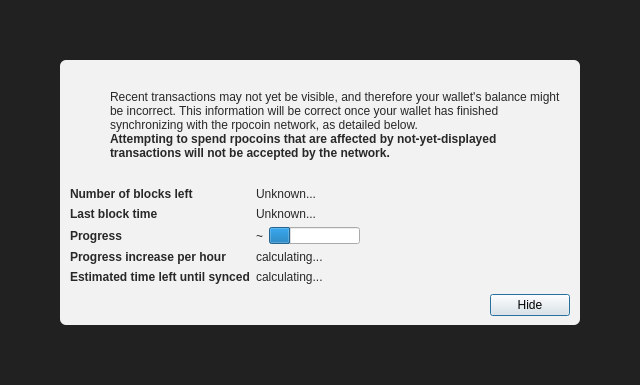
<?xml version="1.0" encoding="UTF-8"?>
<ui version="4.0">
 <class>ModalOverlay</class>
 <widget class="ModalOverlay" name="ModalOverlay">
  <property name="geometry">
   <rect>
    <x>0</x>
    <y>0</y>
    <width>640</width>
    <height>385</height>
   </rect>
  </property>
  <property name="windowTitle">
   <string>Form</string>
  </property>
  <layout class="QVBoxLayout" name="verticalLayout" stretch="0">
   <property name="sizeConstraint">
    <enum>QLayout::SetDefaultConstraint</enum>
   </property>
   <property name="leftMargin">
    <number>0</number>
   </property>
   <property name="topMargin">
    <number>0</number>
   </property>
   <property name="rightMargin">
    <number>0</number>
   </property>
   <property name="bottomMargin">
    <number>0</number>
   </property>
   <item>
    <widget class="QWidget" name="bgWidget" native="true">
     <property name="styleSheet">
      <string notr="true">#bgWidget { background: rgba(0,0,0,220); }</string>
     </property>
     <layout class="QVBoxLayout" name="verticalLayoutMain" stretch="1">
      <property name="leftMargin">
       <number>60</number>
      </property>
      <property name="topMargin">
       <number>60</number>
      </property>
      <property name="rightMargin">
       <number>60</number>
      </property>
      <property name="bottomMargin">
       <number>60</number>
      </property>
      <item>
       <widget class="QWidget" name="contentWidget" native="true">
        <property name="styleSheet">
         <string notr="true">#contentWidget { background: rgba(255,255,255,240); border-radius: 6px; }

QLabel { color: rgb(40,40,40);  }</string>
        </property>
        <layout class="QVBoxLayout" name="verticalLayoutSub" stretch="1,0,0,0">
         <property name="spacing">
          <number>0</number>
         </property>
         <property name="leftMargin">
          <number>10</number>
         </property>
         <property name="topMargin">
          <number>10</number>
         </property>
         <property name="rightMargin">
          <number>10</number>
         </property>
         <property name="bottomMargin">
          <number>10</number>
         </property>
         <item>
          <layout class="QHBoxLayout" name="horizontalLayoutIconText" stretch="0,1">
           <property name="topMargin">
            <number>20</number>
           </property>
           <item>
            <layout class="QVBoxLayout" name="verticalLayoutIcon">
             <property name="leftMargin">
              <number>0</number>
             </property>
             <item>
              <widget class="QPushButton" name="warningIcon">
               <property name="enabled">
                <bool>false</bool>
               </property>
               <property name="text">
                <string/>
               </property>
               <property name="icon">
                <iconset>
                 <normaloff>:/icons/warning</normaloff>
                 <disabledoff>:/icons/warning</disabledoff>:/icons/warning</iconset>
               </property>
               <property name="iconSize">
                <size>
                 <width>48</width>
                 <height>48</height>
                </size>
               </property>
               <property name="flat">
                <bool>true</bool>
               </property>
              </widget>
             </item>
             <item>
              <spacer name="verticalSpacerWarningIcon">
               <property name="orientation">
                <enum>Qt::Vertical</enum>
               </property>
               <property name="sizeHint" stdset="0">
                <size>
                 <width>20</width>
                 <height>40</height>
                </size>
               </property>
              </spacer>
             </item>
            </layout>
           </item>
           <item>
            <layout class="QVBoxLayout" name="verticalLayoutInfoText">
             <property name="leftMargin">
              <number>0</number>
             </property>
             <property name="topMargin">
              <number>0</number>
             </property>
             <item>
              <widget class="QLabel" name="infoText">
               <property name="text">
                <string>Recent transactions may not yet be visible, and therefore your wallet's balance might be incorrect. This information will be correct once your wallet has finished synchronizing with the rpocoin network, as detailed below.</string>
               </property>
               <property name="textFormat">
                <enum>Qt::RichText</enum>
               </property>
               <property name="wordWrap">
                <bool>true</bool>
               </property>
              </widget>
             </item>
             <item>
              <widget class="QLabel" name="infoTextStrong">
               <property name="font">
                <font>
                 <weight>75</weight>
                 <bold>true</bold>
                </font>
               </property>
               <property name="text">
                <string>Attempting to spend rpocoins that are affected by not-yet-displayed transactions will not be accepted by the network.</string>
               </property>
               <property name="textFormat">
                <enum>Qt::RichText</enum>
               </property>
               <property name="wordWrap">
                <bool>true</bool>
               </property>
              </widget>
             </item>
             <item>
              <spacer name="verticalSpacerInTextSpace">
               <property name="orientation">
                <enum>Qt::Vertical</enum>
               </property>
               <property name="sizeHint" stdset="0">
                <size>
                 <width>20</width>
                 <height>40</height>
                </size>
               </property>
              </spacer>
             </item>
            </layout>
           </item>
          </layout>
         </item>
         <item>
          <spacer name="verticalSpacerAfterText">
           <property name="orientation">
            <enum>Qt::Vertical</enum>
           </property>
           <property name="sizeHint" stdset="0">
            <size>
             <width>20</width>
             <height>40</height>
            </size>
           </property>
          </spacer>
         </item>
         <item>
          <layout class="QFormLayout" name="formLayout">
           <property name="fieldGrowthPolicy">
            <enum>QFormLayout::FieldsStayAtSizeHint</enum>
           </property>
           <property name="horizontalSpacing">
            <number>6</number>
           </property>
           <property name="verticalSpacing">
            <number>6</number>
           </property>
           <property name="topMargin">
            <number>10</number>
           </property>
           <item row="0" column="0">
            <widget class="QLabel" name="labelNumberOfBlocksLeft">
             <property name="font">
              <font>
               <weight>75</weight>
               <bold>true</bold>
              </font>
             </property>
             <property name="text">
              <string>Number of blocks left</string>
             </property>
            </widget>
           </item>
           <item row="0" column="1">
            <widget class="QLabel" name="numberOfBlocksLeft">
             <property name="text">
              <string>Unknown...</string>
             </property>
            </widget>
           </item>
           <item row="1" column="0">
            <widget class="QLabel" name="labelLastBlockTime">
             <property name="font">
              <font>
               <weight>75</weight>
               <bold>true</bold>
              </font>
             </property>
             <property name="text">
              <string>Last block time</string>
             </property>
            </widget>
           </item>
           <item row="1" column="1">
            <widget class="QLabel" name="newestBlockDate">
             <property name="sizePolicy">
              <sizepolicy hsizetype="Maximum" vsizetype="Preferred">
               <horstretch>0</horstretch>
               <verstretch>0</verstretch>
              </sizepolicy>
             </property>
             <property name="text">
              <string>Unknown...</string>
             </property>
            </widget>
           </item>
           <item row="2" column="0">
            <widget class="QLabel" name="labelSyncDone">
             <property name="font">
              <font>
               <weight>75</weight>
               <bold>true</bold>
              </font>
             </property>
             <property name="text">
              <string>Progress</string>
             </property>
            </widget>
           </item>
           <item row="2" column="1">
            <layout class="QHBoxLayout" name="horizontalLayoutSync" stretch="0,1">
             <item>
              <widget class="QLabel" name="percentageProgress">
               <property name="text">
                <string notr="true">~</string>
               </property>
              </widget>
             </item>
             <item>
              <widget class="QProgressBar" name="progressBar">
               <property name="value">
                <number>24</number>
               </property>
               <property name="format">
                <string/>
               </property>
              </widget>
             </item>
            </layout>
           </item>
           <item row="4" column="0">
            <widget class="QLabel" name="labelProgressIncrease">
             <property name="font">
              <font>
               <weight>75</weight>
               <bold>true</bold>
              </font>
             </property>
             <property name="text">
              <string>Progress increase per hour</string>
             </property>
            </widget>
           </item>
           <item row="4" column="1">
            <widget class="QLabel" name="progressIncreasePerH">
             <property name="text">
              <string>calculating...</string>
             </property>
            </widget>
           </item>
           <item row="5" column="0">
            <widget class="QLabel" name="labelEstimatedTimeLeft">
             <property name="font">
              <font>
               <weight>75</weight>
               <bold>true</bold>
              </font>
             </property>
             <property name="text">
              <string>Estimated time left until synced</string>
             </property>
            </widget>
           </item>
           <item row="5" column="1">
            <widget class="QLabel" name="expectedTimeLeft">
             <property name="text">
              <string>calculating...</string>
             </property>
            </widget>
           </item>
          </layout>
         </item>
         <item>
          <layout class="QHBoxLayout" name="horizontalLayoutButtons">
           <property name="leftMargin">
            <number>10</number>
           </property>
           <property name="topMargin">
            <number>10</number>
           </property>
           <item>
            <spacer name="horizontalSpacer">
             <property name="orientation">
              <enum>Qt::Horizontal</enum>
             </property>
             <property name="sizeHint" stdset="0">
              <size>
               <width>40</width>
               <height>20</height>
              </size>
             </property>
            </spacer>
           </item>
           <item>
            <widget class="QPushButton" name="closeButton">
             <property name="text">
              <string>Hide</string>
             </property>
             <property name="focusPolicy">
              <enum>Qt::StrongFocus</enum>
             </property>
             <property name="default">
              <bool>true</bool>
             </property>
            </widget>
           </item>
          </layout>
         </item>
        </layout>
       </widget>
      </item>
     </layout>
    </widget>
   </item>
  </layout>
 </widget>
 <customwidgets>
  <customwidget>
   <class>ModalOverlay</class>
   <extends>QWidget</extends>
   <header>qt/modaloverlay.h</header>
   <container>1</container>
  </customwidget>
 </customwidgets>
 <resources/>
 <connections/>
</ui>
